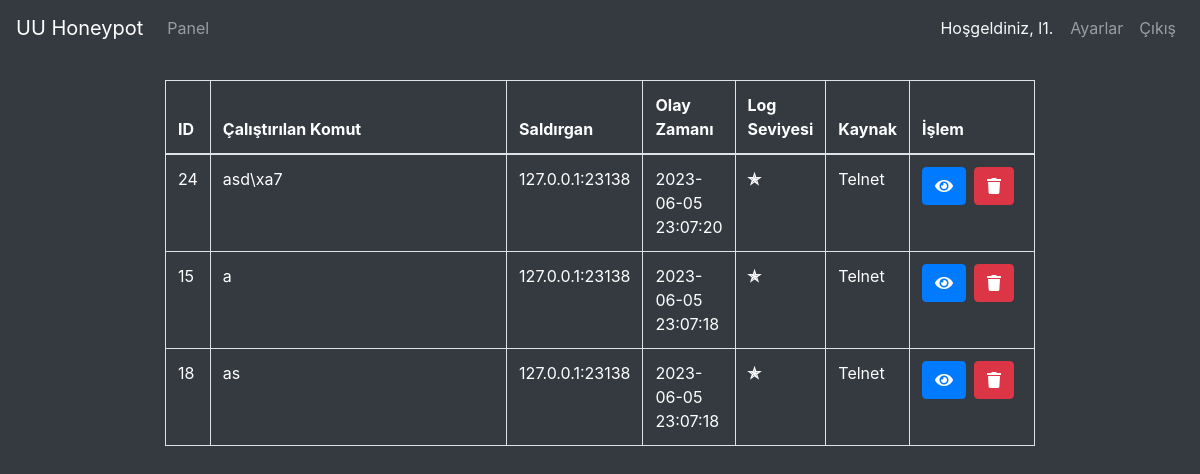
/dashboard/L1 (signed in), run on the app's committed database.
### app/views.py (models this page shows)
class Log(db.Model):
    __tablename__ = 'Log'
    id = db.Column(db.Integer, primary_key=True)
    command = db.Column(db.String,  nullable=False)
    ip_port = db.Column(db.String, nullable=False)
    timestand = db.Column(db.DateTime, nullable=False)
    level = db.Column(db.Integer, nullable=False)
    source = db.Column(db.String, nullable=False)
    deleted = db.Column(db.Boolean, nullable=False)
    escalated = db.Column(db.Boolean, nullable=False)
    ticketCreated = db.Column(db.Boolean, nullable=False)
    description = db.Column(db.String, nullable=True)

### app/views.py (the view)
@app.route("/dashboard/<string:role>", methods=['GET'])
@login_required
def log_dashboard(role):
    if role == "L1" and (session.get('role') == 'L1' or session.get('role') == 'admin'):
        logs = db.session.query(Log).filter(
        Log.escalated == False).filter(Log.deleted == False).order_by(Log.timestand.desc())
        return render_template('log/logs.html', logs=logs)
    elif role == "L2" and (session.get('role') == 'L2' or session.get('role') == 'admin'):
        logs = db.session.query(Log).filter(
            Log.escalated == True).filter(Log.deleted == False).filter(Log.escalated==True).filter(Log.ticketCreated==False).order_by(Log.timestand.desc())
        return render_template('log/logs.html', logs=logs)
    elif role == "admin" and session.get('role') == 'admin':
        logs = db.session.query(Log).order_by(Log.timestand.desc())
        return render_template('log/logs.html', logs=logs)
    else:
        abort(403)

### app/views.py (called while the page is built)
def login_required(func):
    @wraps(func)
    def decorated_view(*args, **kwargs):
        if 'username' not in session:
            return redirect("/login")
        return func(*args, **kwargs)
    return decorated_view

### app/templates/log/logs.html (shortened to what this page needs)
{% extends 'base.html' %}
{% block content %}
<table class="table table-bordered text-white">
  <thead>
    <tr>
      <th scope="col" style="max-width:50px;">ID</th>
      <th scope="col" style="width:600px;">Çalıştırılan Komut</th>
      <th scope="col" style="max-width:150px;">Saldırgan</th>
      <th scope="col" style="max-width:150px;">Olay Zamanı</th>
      <th scope="col" style="max-width:150px;">Log Seviyesi</th>
      <th scope="col">Kaynak</th>
      {% if request.path != '/dashboard/admin' %}
      <th scope="col" style="max-width:300px;">İşlem</th>
      {% endif %}
    </tr>
  </thead>
  <tbody>
    {% for log in logs %}
    <tr>
      <td>{{ log.id }}</td>
      <td>{{ log.command }}</td>
      <td>{{ log.ip_port }}</td>
      <td>{{ log.timestand }}</td>
      <td><b>{% for i in range(log.level) %}✯{% endfor %}</b></td>
      <td>{{ log.source }}</td>
      {% if request.path != '/dashboard/admin' %}
      <td>
        <div class="d-flex">
          {% if request.path == '/dashboard/L1' %}
          <form action="/log/{{ log.id }}/escale" method="post">
            <button class="btn btn-primary mr-2" data-toggle="tooltip" data-placement="bottom" title="L2'ye Escale Et">
          {% elif request.path == '/dashboard/L2' %}
          <form action="/log/{{ log.id }}/unescale" method="post">
            <button class="btn btn-primary mr-2" data-toggle="tooltip" data-placement="bottom" title="L1'e Unescale Et">
          {% endif %}
              <i class="fas fa-eye"></i>
            </button>
          </form>
          <form action="/log/{{ log.id }}/delete" method="post">
            <button class="btn btn-danger mr-2" data-toggle="tooltip" data-placement="bottom" title="Sil">
              <i class="fas fa-trash"></i>
            </button>
          </form>
        </div>
      </td>
      {% endif %}
    </tr>
    {% endfor %}
  </tbody>
</table>
{% endblock %}

### app/templates/base.html (shortened to what this page needs)
<!DOCTYPE html>
<html lang="en">
<head>
    <link rel="stylesheet" href="https://stackpath.bootstrapcdn.com/bootstrap/4.5.2/css/bootstrap.min.css">
    <link rel="stylesheet" href="https://cdnjs.cloudflare.com/ajax/libs/font-awesome/5.15.1/css/all.min.css"
 />
</head>
<body class="text-white border-light bg-dark">
    {% if session %}
    {% include 'header.html' %}
    {% endif %}
    <div class="container-fluid w-75 mx-auto">
        {% block content %}{% endblock %}
    </div>
</body>
</html>

### app/templates/header.html (shortened to what this page needs)
<nav class="navbar navbar-expand-lg navbar-dark bg-dark mb-4">
    <a class="navbar-brand" href="/">UU Honeypot</a>
    <div class="collapse navbar-collapse align-items-center" id="navbarNav">
        <ul class="navbar-nav">
            <li class="nav-item">
                <a class="nav-link" href="/">Panel</a>
            </li>
        </ul>
        <ul class="navbar-nav ml-auto" >
            <li class="nav-item" style="margin-bottom: none;">
                <p class="navbar-text text-light disabled" style="margin-bottom: 0px;">Hoşgeldiniz, {{session.get("username")}}. &nbsp;</p>
            </li>
            <li class="nav-item">
                <a class="nav-link" href="/settings">Ayarlar</a>
            </li>
            <li class="nav-item">
                <a class="nav-link" href="/logout">Çıkış</a>
            </li>
        </ul>
    </div>
</nav>

### data on the page
Log: id "24", command "asd\\xa7", ip_port "127.0.0.1:23138", timestand "2023-06-05 23:07:20", level 1 (drawn), source "Telnet"
Log: id "15", command "a", ip_port "127.0.0.1:23138", timestand "2023-06-05 23:07:18", level 1 (drawn), source "Telnet"
Log: id "18", command "as", ip_port "127.0.0.1:23138", timestand "2023-06-05 23:07:18", level 1 (drawn), source "Telnet"

### other printed values
{{ session.get("username") }} "l1"
